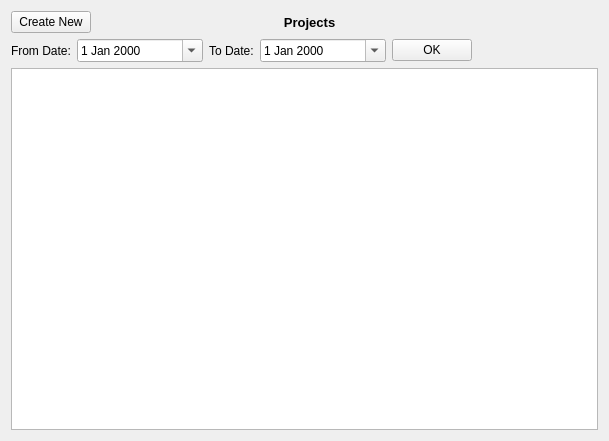
<?xml version="1.0" encoding="UTF-8"?>
<ui version="4.0">
 <class>ProjectWidget</class>
 <widget class="QWidget" name="ProjectWidget">
  <property name="geometry">
   <rect>
    <x>0</x>
    <y>0</y>
    <width>609</width>
    <height>441</height>
   </rect>
  </property>
  <property name="windowTitle">
   <string>Form</string>
  </property>
  <layout class="QGridLayout" name="gridLayout">
   <item row="0" column="0">
    <widget class="QPushButton" name="createNewPushButton">
     <property name="sizePolicy">
      <sizepolicy hsizetype="Fixed" vsizetype="Fixed">
       <horstretch>0</horstretch>
       <verstretch>0</verstretch>
      </sizepolicy>
     </property>
     <property name="text">
      <string>Create New</string>
     </property>
    </widget>
   </item>
   <item row="0" column="1">
    <widget class="QLabel" name="titleLabel">
     <property name="font">
      <font>
       <pointsize>10</pointsize>
       <weight>75</weight>
       <bold>true</bold>
      </font>
     </property>
     <property name="text">
      <string>Projects                     </string>
     </property>
     <property name="alignment">
      <set>Qt::AlignCenter</set>
     </property>
    </widget>
   </item>
   <item row="1" column="0" colspan="2">
    <layout class="QHBoxLayout" name="horizontalLayout" stretch="0,1,0,1,0,1">
     <item>
      <widget class="QLabel" name="fromDateLabel">
       <property name="text">
        <string>From Date:</string>
       </property>
      </widget>
     </item>
     <item>
      <widget class="QDateEdit" name="fromDateDateEdit">
       <property name="calendarPopup">
        <bool>true</bool>
       </property>
      </widget>
     </item>
     <item>
      <widget class="QLabel" name="toDateLabel">
       <property name="text">
        <string>To Date:</string>
       </property>
      </widget>
     </item>
     <item>
      <widget class="QDateEdit" name="toDateDateEdit">
       <property name="calendarPopup">
        <bool>true</bool>
       </property>
      </widget>
     </item>
     <item>
      <widget class="QPushButton" name="okPushButton">
       <property name="sizePolicy">
        <sizepolicy hsizetype="Fixed" vsizetype="Fixed">
         <horstretch>0</horstretch>
         <verstretch>0</verstretch>
        </sizepolicy>
       </property>
       <property name="text">
        <string>OK</string>
       </property>
      </widget>
     </item>
     <item>
      <spacer name="horizontalSpacer">
       <property name="orientation">
        <enum>Qt::Horizontal</enum>
       </property>
       <property name="sizeHint" stdset="0">
        <size>
         <width>40</width>
         <height>20</height>
        </size>
       </property>
      </spacer>
     </item>
    </layout>
   </item>
   <item row="2" column="0" colspan="2">
    <widget class="QTableWidget" name="tableWidget">
     <property name="selectionBehavior">
      <enum>QAbstractItemView::SelectRows</enum>
     </property>
    </widget>
   </item>
  </layout>
 </widget>
 <tabstops>
  <tabstop>createNewPushButton</tabstop>
  <tabstop>fromDateDateEdit</tabstop>
  <tabstop>toDateDateEdit</tabstop>
  <tabstop>okPushButton</tabstop>
  <tabstop>tableWidget</tabstop>
 </tabstops>
 <resources/>
 <connections/>
</ui>
